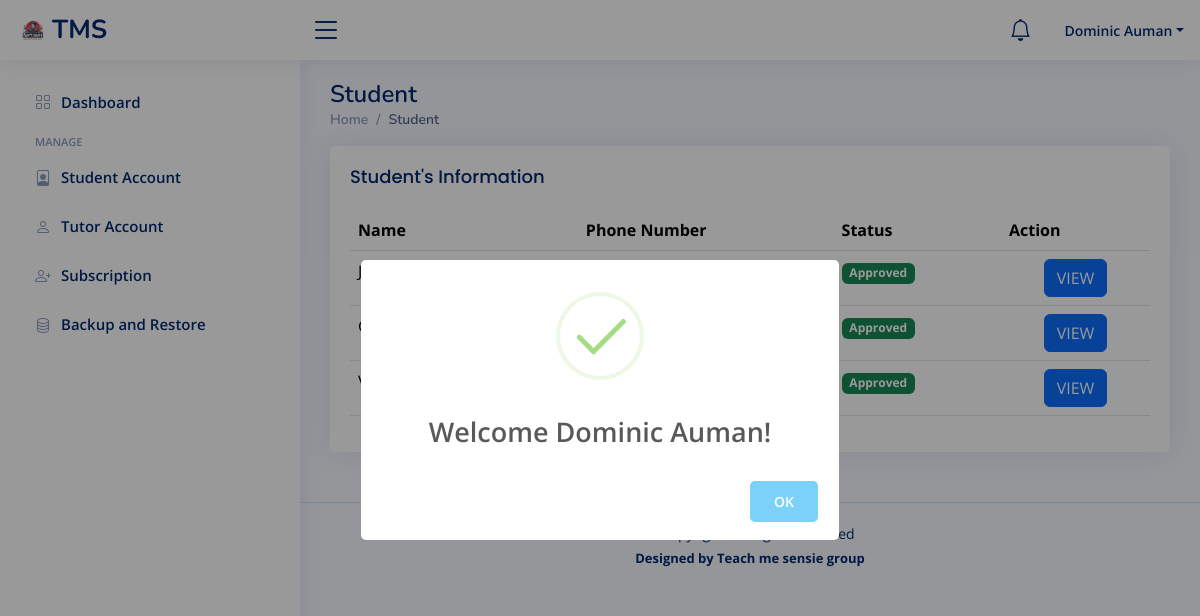
The page /admin/student.php (signed in) on the database its author committed.
### tables this page shows
CREATE TABLE `student` (
  `user_id` int(11) NOT NULL AUTO_INCREMENT,
  `email` varchar(255) NOT NULL,
  `password` varchar(255) NOT NULL,
  `firstname` varchar(255) NOT NULL,
  `middlename` varchar(255) NOT NULL,
  `lastname` varchar(255) NOT NULL,
  `suffix` varchar(255) NOT NULL,
  `phone_number` varchar(255) NOT NULL,
  `gender` varchar(255) NOT NULL,
  `barangay` varchar(255) NOT NULL,
  `municipality` varchar(255) NOT NULL,
  `zipcode` varchar(255) NOT NULL,
  `gradelevel` varchar(255) NOT NULL,
  `school` varchar(255) NOT NULL,
  `id_picture` longblob NOT NULL,
  `profilepicture` longblob NOT NULL,
  `user_status` varchar(255) NOT NULL DEFAULT 'Pending',
  `otp` varchar(255) DEFAULT NULL,
  `timestamp` timestamp NOT NULL DEFAULT current_timestamp() ON UPDATE current_timestamp(),
  PRIMARY KEY (`user_id`)
);

### admin/student.php (the view, shortened to what this page needs)
<?php
 include("./include/header.php");
 include("./include/topbar.php");
 include("./include/sidebar.php");
?>
<div class="pagetitle">
      <h1>Student</h1>
      <nav>
        <ol class="breadcrumb">
          <li class="breadcrumb-item"><a href="index.php">Home</a></li>
          <li class="breadcrumb-item active">Student</li>
        </ol>
      </nav>
    </div>
    <section class="section">
      <div class="row">
        <div class="col-lg-12">
          <div class="card">
            <div class="card-body">
              <h5 class="card-title">Student's Information</h5>
              <table class="table datatable">
                <thead>
                  <tr>
                    <th scope="col">Name</th>
                    <th scope="col">Phone Number</th>
                    <th scope="col">Status</th>
                    <th scope="col">Action</th>
                  </tr>
                </thead>
                <tbody>
                        <?php
                        $query = "SELECT
                        student.*
                      FROM
                        student
                      ORDER BY
                        student.`timestamp` DESC";
                        $query_run = mysqli_query($con, $query);
                        if (mysqli_num_rows($query_run) > 0) {
                            foreach ($query_run as $row) {
                        ?>
                                <tr>
                                    <td><?= $row['firstname']; ?> <?= $row['lastname']; ?></td>
                                    <td><?= $row['phone_number']; ?></td>
                                    <?php
                  $status = $row['user_status'];
                  $badge_class = '';
                  switch ($status) {
                      case 'Approved':
                          $badge_class = 'bg-success';
                          break;
                  }
                  ?>
                  <td><span class="badge <?= $badge_class; ?>"><?= $status; ?></span></td>
                                    <td class="text-center">
                                    <a type="button" class="btn btn-primary" href="student_view.php?id=<?=$row['user_id'];?>">VIEW</a>
                                    </td>
                                </tr>
                        <?php
                            }
                        } else {
                        ?>
                            <tr>
                                <td colspan="4">No Record Found</td>
                            </tr>
                        <?php
                        }
                        ?>
                    </tbody>
              </table>
            </div>
          </div>
        </div>
      </div>
    </section>
<?php
 include("./include/footer.php");
?>

### admin/assets/css/style.css (style rules this page uses)
:root { scroll-behavior: smooth; }
body { font-family: "Open Sans", sans-serif; background: #f6f9ff; color: #444444; }
a { color: #4154f1; text-decoration: none; }
h1, h2, h3, h4, h5, h6 { font-family: "Nunito", sans-serif; }
.pagetitle { margin-bottom: 10px; }
.pagetitle h1 { font-size: 24px; margin-bottom: 0; font-weight: 600; color: #012970; }
.card { margin-bottom: 30px; border: none; border-radius: 5px; box-shadow: 0px 0 30px rgba(1, 41, 112, 0.1); }
.card-title { padding: 20px 0 15px 0; font-size: 18px; font-weight: 500; color: #012970; font-family: "Poppins", sans-serif; }
.card-body { padding: 0 20px 20px 20px; }
.breadcrumb { font-size: 14px; font-family: "Nunito", sans-serif; color: #899bbd; font-weight: 600; }
.breadcrumb a { color: #899bbd; transition: 0.3s; }
.breadcrumb .breadcrumb-item::before { color: #899bbd; }
.breadcrumb .active { color: #51678f; font-weight: 600; }

### rows shown on the page
student: user_status "Approved"
student: user_status "Approved"
student: user_status "Approved"

### other values the page prints
$_SESSION['auth_user']['user_name'] "Dominic Auman"
